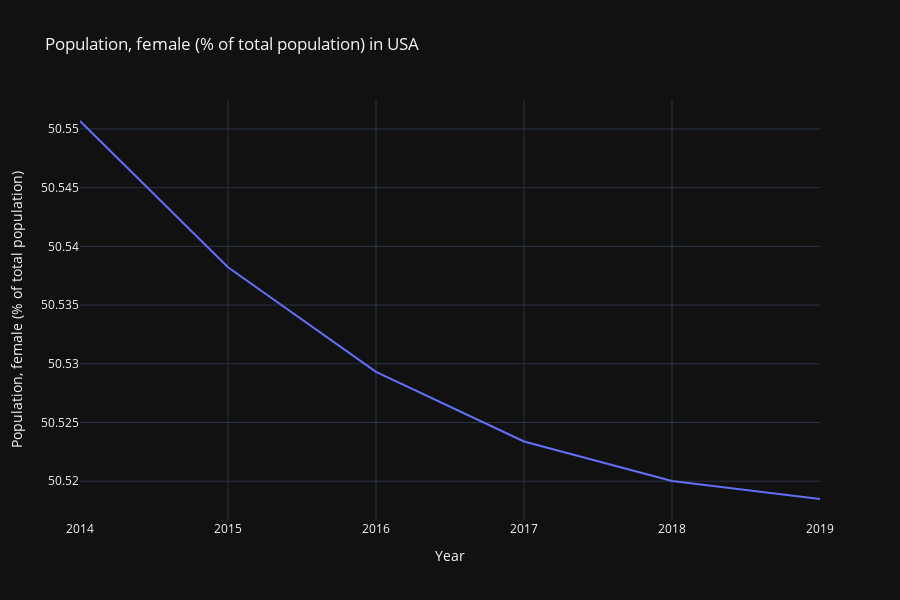

The code cell stored with this chart in its notebook:
### Code cell
fig = px.line(
    df_female_us,
    x= "Year",
    labels={"value":"Population, female (% of total population)"},
    y= "value",
    height= 600,
    template=list(plotly.io.templates.keys())[5],
    title= "Population, female (% of total population) in USA"
)

fig.update_layout(showlegend= False)
fig.show()

### Figure 1 — Plotly figure (JSON) as saved in the notebook; plotly's stock layout.template omitted (floating-point values rounded to 4 significant figures)
{"data": [{"hovertemplate": "Year=%{x}<br>Population, female (% of total population)=%{y}<extra></extra>", "legendgroup": "", "line": {"color": "#636efa", "dash": "solid"}, "marker": {"symbol": "circle"}, "mode": "lines", "name": "", "orientation": "v", "showlegend": false, "type": "scatter", "x": [2014, 2015, 2016, 2017, 2018, 2019], "xaxis": "x", "y": [50.55, 50.54, 50.53, 50.52, 50.52, 50.52], "yaxis": "y"}], "layout": {"height": 600, "legend": {"tracegroupgap": 0}, "showlegend": false, "title": {"text": "Population, female (% of total population) in USA"}, "xaxis": {"anchor": "y", "domain": [0, 1], "title": {"text": "Year"}}, "yaxis": {"anchor": "x", "domain": [0, 1], "title": {"text": "Population, female (% of total population)"}}}}
